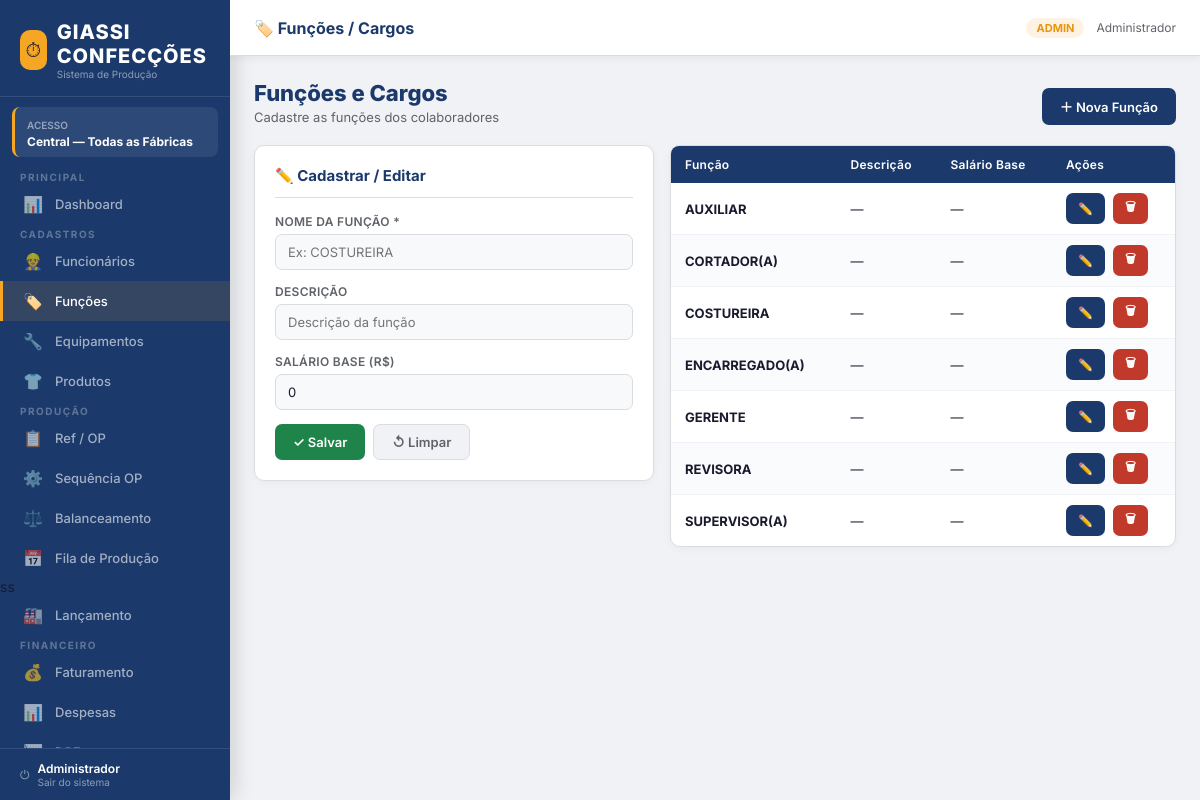
The page /funcoes (signed in) on the database its author committed.
### tables this page shows
CREATE TABLE usuarios (
        id INTEGER PRIMARY KEY AUTOINCREMENT,
        nome TEXT NOT NULL,
        login TEXT NOT NULL UNIQUE,
        senha_hash TEXT NOT NULL,
        perfil TEXT DEFAULT 'operador',
        fabrica_id INTEGER,
        ativo INTEGER DEFAULT 1,
        FOREIGN KEY(fabrica_id) REFERENCES fabricas(id)
    );

CREATE TABLE funcoes (
        id INTEGER PRIMARY KEY AUTOINCREMENT,
        nome TEXT NOT NULL UNIQUE,
        descricao TEXT,
        salario_base REAL DEFAULT 0,
        ativa INTEGER DEFAULT 1
    );

### app.py (the view)
@app.route('/funcoes')
@login_required
def funcoes():
    user = get_user(); c = m.conn()
    fcs = c.execute("SELECT * FROM funcoes ORDER BY nome").fetchall()
    c.close()
    return render_template('funcoes.html', user=user, funcoes=[dict(r) for r in fcs])

### app.py (called while the page is built)
def login_required(f):
    @wraps(f)
    def dec(*a, **kw):
        if 'uid' not in session:
            session['next'] = request.url
            return redirect(url_for('login'))
        return f(*a, **kw)
    return dec

def get_user():
    if 'uid' not in session: return None
    c = m.conn()
    u = c.execute("SELECT u.*,f.nome fab_nome FROM usuarios u LEFT JOIN fabricas f ON u.fabrica_id=f.id WHERE u.id=?",
                  (session['uid'],)).fetchone()
    c.close(); return u

### models.py (called while the page is built)
def conn():
    c = sqlite3.connect(DB)
    c.row_factory = sqlite3.Row
    c.execute("PRAGMA foreign_keys=ON")
    return c

### templates/funcoes.html (shortened to what this page needs)
{% extends "base.html" %}
{% block page_title %}🏷️ Funções / Cargos{% endblock %}
{% block content %}
<div class="page-header">
  <div class="page-header-left">
    <h1>Funções e Cargos</h1>
    <p>Cadastre as funções dos colaboradores</p>
  </div>
  <button class="btn btn-primary" onclick="novaFuncao()">＋ Nova Função</button>
</div>
<div class="row">
  <div class="col" style="max-width:400px">
    <div class="card">
      <div class="card-header"><div class="card-title">✏️ Cadastrar / Editar</div></div>
      <div class="form-group"><label class="form-label">Nome da Função *</label>
        <input type="text" class="form-control" id="fc-nome" placeholder="Ex: COSTUREIRA"></div>
      <div class="form-group"><label class="form-label">Descrição</label>
        <input type="text" class="form-control" id="fc-desc" placeholder="Descrição da função"></div>
      <div class="form-group"><label class="form-label">Salário Base (R$)</label>
        <input type="number" class="form-control" id="fc-sal" step="0.01" value="0"></div>
      <div class="btn-group">
        <button class="btn btn-success" onclick="salvarFuncao()">✓ Salvar</button>
        <button class="btn btn-secondary" onclick="limparFuncao()">↺ Limpar</button>
      </div>
    </div>
  </div>
  <div class="col">
    <div class="card" style="padding:0">
      <div class="table-wrap" style="border:none">
        <table>
          <thead><tr><th>Função</th><th>Descrição</th><th>Salário Base</th><th>Ações</th></tr></thead>
          <tbody id="tbody-fc">
            {% for fc in funcoes %}
            <tr>
              <td><strong>{{ fc.nome }}</strong></td>
              <td>{{ fc.descricao or '—' }}</td>
              <td>{{ 'R$ %.2f'|format(fc.salario_base|float) if fc.salario_base else '—' }}</td>
              <td>
                <div class="btn-group">
                  <button class="btn btn-sm btn-primary" onclick="editarFuncao({{ fc.id }},'{{ fc.nome }}','{{ fc.descricao or '' }}',{{ fc.salario_base or 0 }})">✏️</button>
                  <button class="btn btn-sm btn-danger" onclick="excluirFuncao({{ fc.id }})">🗑</button>
                </div>
              </td>
            </tr>
            {% else %}
            <tr><td colspan="4" class="empty">Nenhuma função cadastrada</td></tr>
            {% endfor %}
          </tbody>
        </table>
      </div>
    </div>
  </div>
</div>
{% endblock %}

### templates/base.html (shortened to what this page needs)
<!DOCTYPE html>
<html lang="pt-BR">
<head>
</head>
<body>
<div class="layout">
  <nav class="sidebar">
    <div class="sid-logo">
      <div class="sid-logo-inner">
        <div class="sid-logo-icon">⏱</div>
        <div>
          <h1>GIASSI CONFECÇÕES</h1>
          <small>Sistema de Produção</small>
        </div>
      </div>
    </div>
    {% if session.fab_id %}
    <div class="sid-fab">
      <span>Fábrica Atual</span>
      <strong>{{ get_user().fab_nome if get_user() else '—' }}</strong>
    </div>
    {% else %}
    <div class="sid-fab">
      <span>Acesso</span>
      <strong>Central — Todas as Fábricas</strong>
    </div>
    {% endif %}
    <div style="overflow-y:auto;flex:1">
      <span class="nav-section">Principal</span>
      <a href="/dashboard" class="nav-item {% if request.path=='/dashboard' %}active{% endif %}">
        <span class="nav-icon">📊</span><span class="nav-label">Dashboard</span></a>
      <span class="nav-section">Cadastros</span>
      <a href="/funcionarios" class="nav-item {% if 'funcionarios' in request.path %}active{% endif %}">
        <span class="nav-icon">👷</span><span class="nav-label">Funcionários</span></a>
      <a href="/funcoes" class="nav-item {% if 'funcoes' in request.path %}active{% endif %}">
        <span class="nav-icon">🏷️</span><span class="nav-label">Funções</span></a>
      <a href="/equipamentos" class="nav-item {% if 'equipamentos' in request.path %}active{% endif %}">
        <span class="nav-icon">🔧</span><span class="nav-label">Equipamentos</span></a>
      <a href="/produtos" class="nav-item {% if 'produtos' in request.path %}active{% endif %}">
        <span class="nav-icon">👕</span><span class="nav-label">Produtos</span></a>
      <span class="nav-section">Produção</span>
      <a href="/ref-op" class="nav-item"><span class="nav-icon">📋</span><span class="nav-label">Ref / OP</span></a>
      <a  href="/sequencia-op" class="nav-item"><span class="nav-icon">⚙️</span><span class="nav-label">Sequência OP</span></a>
      <a href="/balanceamento" class="nav-item"><span class="nav-icon">⚖️</span><span class="nav-label">Balanceamento</span></a>
      <a href="/fila-producao" class="nav-item"><span class="nav-icon">📅</span><span class="nav-label">Fila de Produção</span></a>ss
      <a href="/lancamento" class="nav-item"><span class="nav-icon">🏭</span><span class="nav-label">Lançamento</span></a>
      <span class="nav-section">Financeiro</span>
      <a href="/faturamento" class="nav-item"><span class="nav-icon">💰</span><span class="nav-label">Faturamento</span></a>
      <a href="/despesas" class="nav-item"><span class="nav-icon">📊</span><span class="nav-label">Despesas</span></a>
      <a href="/dre" class="nav-item"><span class="nav-icon">📉</span><span class="nav-label">DRE</span></a>
    </div>
    <div class="sid-bottom">
      <a href="/logout">
        <span>⏻</span>
        <div>
          <div style="color:#fff;font-size:12px;font-weight:600">{{ session.nome }}</div>
          <div style="font-size:10px">Sair do sistema</div>
        </div>
      </a>
    </div>
  </nav>
  <div class="main">
    <div class="topbar">
      <div class="topbar-title">{% block page_title %}Chrona{% endblock %}</div>
      <div class="topbar-right">
        <span class="badge {% if session.perfil=='admin' %}badge-admin{% else %}badge-op{% endif %}">
          {{ session.perfil|upper }}</span>
        <span class="user-info">{{ session.nome }}</span>
      </div>
    </div>
    <div class="content">
      {% block content %}{% endblock %}
    </div>
  </div>
</div>
</body>
</html>

### rows shown on the page
usuarios: nome "Administrador"
funcoes: nome "AUXILIAR", descricao "—", salario_base "—"
funcoes: nome "CORTADOR(A)", descricao "—", salario_base "—"
funcoes: nome "COSTUREIRA", descricao "—", salario_base "—"
funcoes: nome "ENCARREGADO(A)", descricao "—", salario_base "—"
funcoes: nome "GERENTE", descricao "—", salario_base "—"
funcoes: nome "REVISORA", descricao "—", salario_base "—"
funcoes: nome "SUPERVISOR(A)", descricao "—", salario_base "—"

### other values the page prints
{{ session.perfil|upper }} "ADMIN"
